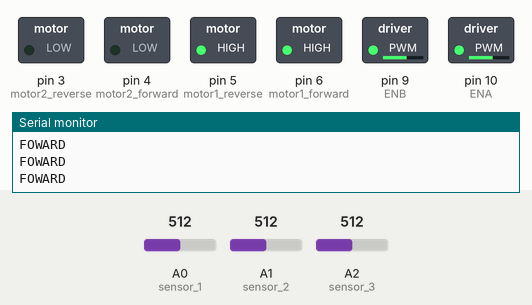
Simulated run of this sketch. Board: Arduino Uno, built with avr-gcc and run on an emulated ATmega328P. On the bench: switched loads named in the sketch (green lamp = pin HIGH), the last lines printed to the serial monitor. Inputs (shaded band) come from the test bench; at power-on: A1 (sensor_2) = 512, A2 (sensor_3) = 512, A0 (sensor_1) = 512.

Above: at 1.2 s.
1.3 s: A1 (sensor_2) set to 488
At 1.9 s:
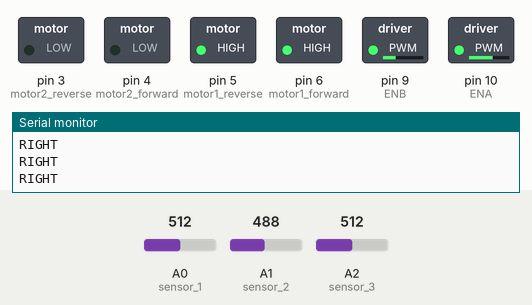
2.8 s: A2 (sensor_3) set to 482
At 4.0 s:
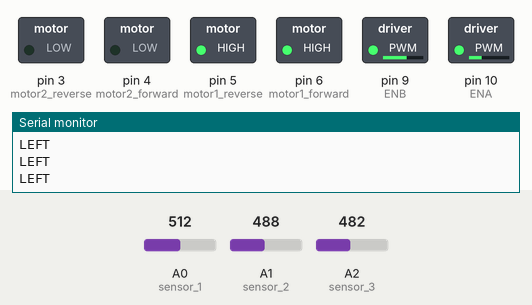
4.3 s: A0 (sensor_1) set to 487
At 5.2 s:
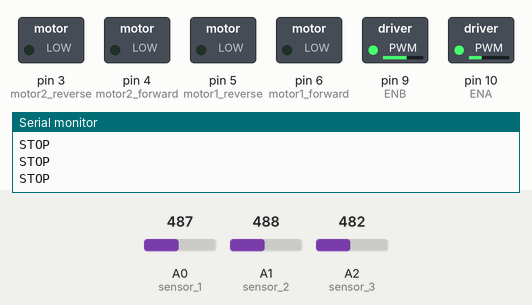
5.8 s: A0 (sensor_1) set to 510
At 6.3 s:
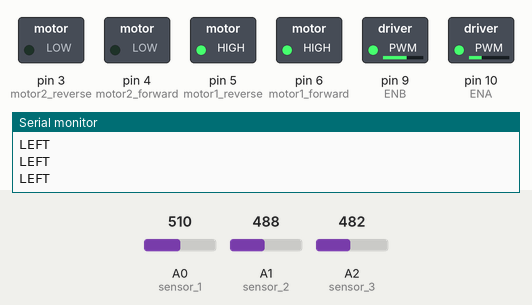
7.3 s: A1 (sensor_2) set to 510
At 7.6 s:
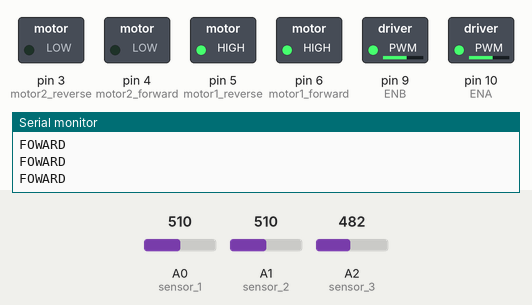
Timing chart, 0 to 9.8 s (numbered marks = the images above; inputs shaded):
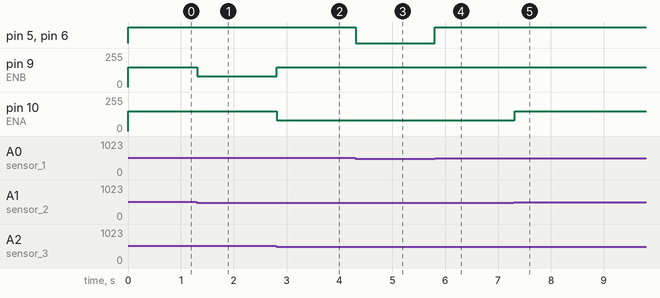

Measured:
- the behaviour switches between 501 and 500 on A1 (sensor_2) (found by bisection; images 0 and 1)
- the behaviour switches between 501 and 500 on A2 (sensor_3) (found by bisection; images 1 and 2)
- the behaviour switches between 501 and 500 on A0 (sensor_1) (found by bisection; images 2 and 3)
- after the input at 1.3 s, pin 9 (ENB): 150/255 → 80/255 at once
- after the input at 2.8 s, pin 9 (ENB): 80/255 → 150/255 at once; pin 10 (ENA): 150/255 → 80/255 at once
- after the input at 4.3 s, pin 5 (motor1_reverse), pin 6 (motor1_forward): HIGH → LOW at once
- after the input at 5.8 s, pin 5 (motor1_reverse), pin 6 (motor1_forward): LOW → HIGH at once
- after the input at 7.3 s, pin 10 (ENA): 80/255 → 150/255 at once

The sketch:

Line_following_bot.ino
```cpp
// ================= SENSOR PINS =================

// Define the pins connected to the three IR sensors.
int sensor_1 = A0; // Left sensor
int sensor_2 = A1; // Middle sensor
int sensor_3 = A2; // Right sensor

// ================= MOTOR CONTROL PINS =================

// ENA and ENB are the enable pins of the motor driver.
// They are used with PWM to control motor speed.
int ENA = 10;
int ENB = 9;

// Motor 1 direction control pins
int motor1_forward = 6;
int motor1_reverse = 5;

// Motor 2 direction control pins
int motor2_forward = 4;
int motor2_reverse = 3;

// ================= MOTOR SPEEDS =================

// Speed used when the robot is moving straight.
short int straight_speed = 150;

// Speed used for the motor on the inside of a turn.
// A lower speed makes the robot turn.
short int turn_speed = 80;


// Variables used to store the readings from the three sensors.
int value_1, value_2, value_3;

// The threshold determines whether a sensor has detected the line.
// Sensor readings above 500 are treated as detecting the line.
int threshold = 500;

void setup() {

  // Set the three IR sensor pins as inputs
  // because the Arduino needs to receive readings from them.
  pinMode(sensor_1, INPUT);
  pinMode(sensor_2, INPUT);
  pinMode(sensor_3, INPUT);


  // Set the motor enable pins as outputs.
  // These pins control the speed of the motors using PWM.
  pinMode(ENA, OUTPUT);
  pinMode(ENB, OUTPUT);


  // Set the motor direction pins as outputs.
  pinMode(motor1_forward, OUTPUT);
  pinMode(motor1_reverse, OUTPUT);
  pinMode(motor2_forward, OUTPUT);
  pinMode(motor2_reverse, OUTPUT);


  // Start serial communication so that sensor values
  // and robot movement can be displayed in the Serial Monitor.
  Serial.begin(9600);

}

void loop() {

  // Read the analog value from each IR sensor.
  value_1 = analogRead(sensor_1);
  value_2 = analogRead(sensor_2);
  value_3 = analogRead(sensor_3);

  // ================= FORWARD =================

  // If the center sensor detects the line,
  // the robot moves forward.
  if(value_2 > threshold){

    Serial.println("FOWARD");

    // Call the forward function.
    foward();

    // Very short delay before taking another reading.
    delay(1);
  }

  // ================= RIGHT TURN =================

  // If the right sensor detects the line,
  // the robot turns to the right.
  else if(value_3 > threshold){

    Serial.println("RIGHT");

    // Call the right-turn function.
    right();

    delay(1);
  }


  // ================= LEFT TURN =================

  // If the left sensor detects the line,
  // the robot turns to the left.
  else if(value_1 > threshold){

    Serial.println("LEFT");

    // Call the left-turn function.
    left();

    delay(1);
  }

  // ================= STOP =================

  // If none of the sensors detect the line,
  // stop the robot.
  else{

    Serial.println("STOP");

    // Call the stop function.
    stopMotor();

    delay(1);
  }

}

// ==========================================================
//                     FORWARD FUNCTION
// ==========================================================

// Makes both motors rotate so that the robot moves forward.
void foward(){

  // Set both motors to the normal straight-line speed.
  analogWrite(ENA, straight_speed);
  analogWrite(ENB, straight_speed);

  // Set the motor direction.
  digitalWrite(motor1_forward, HIGH);
  digitalWrite(motor1_reverse, HIGH);

  digitalWrite(motor2_forward, LOW);
  digitalWrite(motor2_reverse, LOW);

}

// ==========================================================
//                       LEFT FUNCTION
// ==========================================================

// Makes the robot turn left by using different speeds
// for the two motors.
void left(){

  // Motor 1 runs at the slower turning speed.
  analogWrite(ENA, turn_speed);

  // Motor 2 continues at the normal speed.
  analogWrite(ENB, straight_speed);

  // Set the motor direction.
  digitalWrite(motor1_forward, HIGH);
  digitalWrite(motor1_reverse, HIGH);

  digitalWrite(motor2_forward, LOW);
  digitalWrite(motor2_reverse, LOW);

}

// ==========================================================
//                      RIGHT FUNCTION
// ==========================================================

// Makes the robot turn right by slowing down one motor.
void right(){

  // Motor 1 continues at the normal speed.
  analogWrite(ENA, straight_speed);

  // Motor 2 runs at the slower turning speed.
  analogWrite(ENB, turn_speed);

  // Set the motor direction.
  digitalWrite(motor1_forward, HIGH);
  digitalWrite(motor1_reverse, HIGH);

  digitalWrite(motor2_forward, LOW);
  digitalWrite(motor2_reverse, LOW);

}

// ==========================================================
//                    STOP MOTOR FUNCTION
// ==========================================================

// Stops both motors by turning off all motor direction signals.
void stopMotor(){

  // Stop Motor 1.
  digitalWrite(motor1_forward, LOW);
  digitalWrite(motor1_reverse, LOW);

  // Stop Motor 2.
  digitalWrite(motor2_forward, LOW);
  digitalWrite(motor2_reverse, LOW);

}
```
